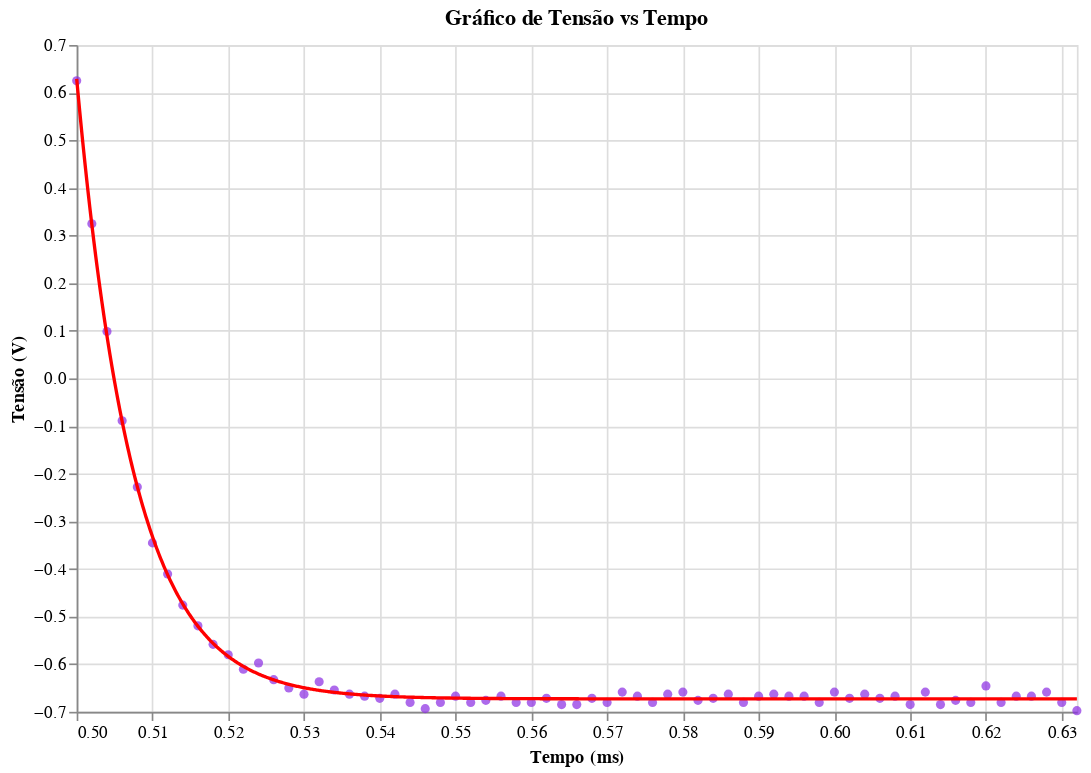

Write notebook code for a chart like this one.
### Code cell
path = "RL-02.csv"
data = aj.slicing_data(path,[0.5,0.8],Rl=True)
data_regres, b = aj.regres_exp(data,[0.5,0.8])
(aj.data_x_regression(data,data_regres)).display()

tal_dc = 1/(b*1000)

### Figure 1 — Vega-Lite specification as saved in the notebook (floating-point values rounded to 4 significant figures; data arrays with more than 128 entries replaced by an {"elided": "..."} marker saying what was removed)
{"config": {"view": {"continuousWidth": 300, "continuousHeight": 300}}, "layer": [{"data": {"name": "data-4148234e5b3ab33141792bebb90f6685"}, "mark": {"type": "circle", "color": "blueviolet"}, "encoding": {"x": {"field": "Time", "scale": {"domain": [0.5, 0.632]}, "title": "Tempo (ms)", "type": "quantitative"}, "y": {"field": "U_b", "title": "Tensão (V)", "type": "quantitative"}}, "title": "Gráfico de Tensão vs Tempo"}, {"data": {"name": "data-d272bebf786501d5a6b2755cc1d25cdc"}, "mark": {"type": "line", "color": "red"}, "encoding": {"x": {"field": "Time", "scale": {"domain": [0.5, 0.632]}, "title": "Tempo (ms)", "type": "quantitative"}, "y": {"field": "U_b", "title": "Tensão (V)", "type": "quantitative"}}, "title": "Gráfico de Tensão vs Tempo"}], "height": 400, "width": 600, "$schema": "https://vega.github.io/schema/vega-lite/v5.20.1.json", "datasets": {"data-4148234e5b3ab33141792bebb90f6685": [{"Time": 0.5, "U_y": 2.1, "U_b": 0.6248}, {"Time": 0.502, "U_y": -2.714, "U_b": 0.3245}, {"Time": 0.504, "U_y": -2.597, "U_b": 0.0984}, {"Time": 0.506, "U_y": -2.511, "U_b": -0.0888}, {"Time": 0.508, "U_y": -2.442, "U_b": -0.228}, {"Time": 0.51, "U_y": -2.394, "U_b": -0.3453}, {"Time": 0.512, "U_y": -2.355, "U_b": -0.4107}, {"Time": 0.514, "U_y": -2.338, "U_b": -0.476}, {"Time": 0.516, "U_y": -2.282, "U_b": -0.5195}, {"Time": 0.518, "U_y": -2.264, "U_b": -0.5584}, {"Time": 0.52, "U_y": -2.26, "U_b": -0.5803}, {"Time": 0.522, "U_y": -2.23, "U_b": -0.6107}, {"Time": 0.524, "U_y": -2.217, "U_b": -0.5976}, {"Time": 0.526, "U_y": -2.221, "U_b": -0.6325}, {"Time": 0.528, "U_y": -2.208, "U_b": -0.6499}, {"Time": 0.53, "U_y": -2.217, "U_b": -0.6629}, {"Time": 0.532, "U_y": -2.204, "U_b": -0.6368}, {"Time": 0.534, "U_y": -2.191, "U_b": -0.6541}, {"Time": 0.536, "U_y": -2.199, "U_b": -0.6629}, {"Time": 0.538, "U_y": -2.204, "U_b": -0.6672}, {"Time": 0.54, "U_y": -2.208, "U_b": -0.6717}, {"Time": 0.542, "U_y": -2.212, "U_b": -0.6629}, {"Time": 0.544, "U_y": -2.182, "U_b": -0.6803}, {"Time": 0.546, "U_y": -2.217, "U_b": -0.6933}, {"Time": 0.548, "U_y": -2.195, "U_b": -0.6803}, {"Time": 0.55, "U_y": -2.208, "U_b": -0.6672}, {"Time": 0.552, "U_y": -2.186, "U_b": -0.6803}, {"Time": 0.554, "U_y": -2.208, "U_b": -0.676}, {"Time": 0.556, "U_y": -2.195, "U_b": -0.6672}, {"Time": 0.558, "U_y": -2.191, "U_b": -0.6803}, {"Time": 0.56, "U_y": -2.195, "U_b": -0.6803}, {"Time": 0.562, "U_y": -2.199, "U_b": -0.6717}, {"Time": 0.564, "U_y": -2.173, "U_b": -0.6848}, {"Time": 0.566, "U_y": -2.204, "U_b": -0.6848}, {"Time": 0.568, "U_y": -2.191, "U_b": -0.6717}, {"Time": 0.57, "U_y": -2.208, "U_b": -0.6803}, {"Time": 0.572, "U_y": -2.208, "U_b": -0.6587}, {"Time": 0.574, "U_y": -2.23, "U_b": -0.6672}, {"Time": 0.576, "U_y": -2.204, "U_b": -0.6803}, {"Time": 0.578, "U_y": -2.204, "U_b": -0.6629}, {"Time": 0.58, "U_y": -2.195, "U_b": -0.6587}, {"Time": 0.582, "U_y": -2.212, "U_b": -0.676}, {"Time": 0.584, "U_y": -2.186, "U_b": -0.6717}, {"Time": 0.586, "U_y": -2.195, "U_b": -0.6629}, {"Time": 0.588, "U_y": -2.204, "U_b": -0.6803}, {"Time": 0.59, "U_y": -2.199, "U_b": -0.6672}, {"Time": 0.592, "U_y": -2.204, "U_b": -0.6629}, {"Time": 0.594, "U_y": -2.204, "U_b": -0.6672}, {"Time": 0.596, "U_y": -2.204, "U_b": -0.6672}, {"Time": 0.598, "U_y": -2.199, "U_b": -0.6803}, {"Time": 0.6, "U_y": -2.186, "U_b": -0.6587}, {"Time": 0.602, "U_y": -2.212, "U_b": -0.6717}, {"Time": 0.604, "U_y": -2.199, "U_b": -0.6629}, {"Time": 0.606, "U_y": -2.204, "U_b": -0.6717}, {"Time": 0.608, "U_y": -2.182, "U_b": -0.6672}, {"Time": 0.61, "U_y": -2.186, "U_b": -0.6848}, {"Time": 0.612, "U_y": -2.191, "U_b": -0.6587}, {"Time": 0.614, "U_y": -2.199, "U_b": -0.6848}, {"Time": 0.616, "U_y": -2.204, "U_b": -0.676}, {"Time": 0.618, "U_y": -2.217, "U_b": -0.6803}, {"Time": 0.62, "U_y": -2.182, "U_b": -0.6456}, {"Time": 0.622, "U_y": -2.199, "U_b": -0.6803}, {"Time": 0.624, "U_y": -2.199, "U_b": -0.6672}, {"Time": 0.626, "U_y": -2.199, "U_b": -0.6672}, {"Time": 0.628, "U_y": -2.182, "U_b": -0.6587}, {"Time": 0.63, "U_y": -2.212, "U_b": -0.6803}, {"Time": 0.632, "U_y": -2.186, "U_b": -0.6976}], "data-d272bebf786501d5a6b2755cc1d25cdc": {"elided": "1000 records"}}}
